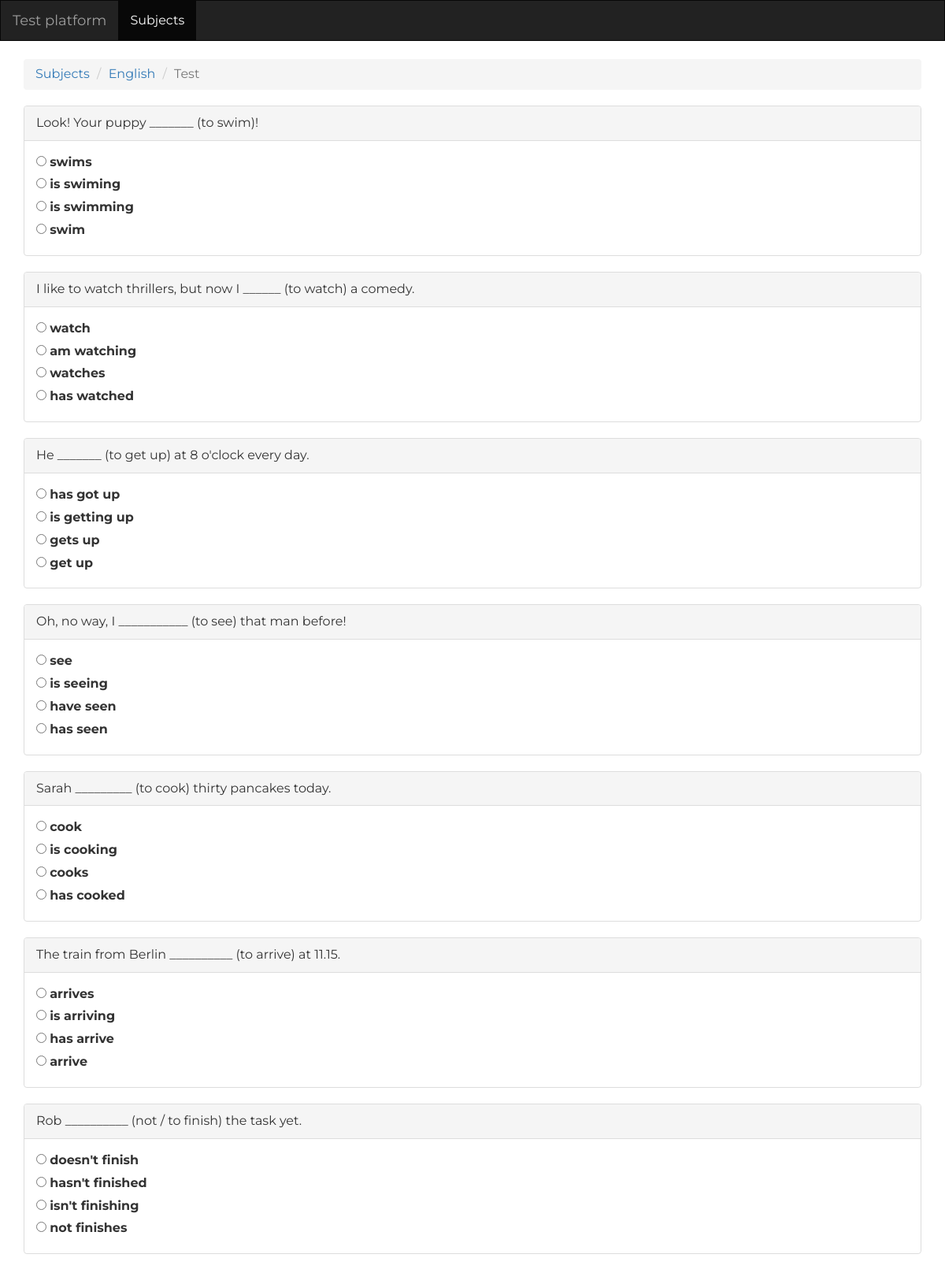
Screenshot of /subject/12/topic/188/test/ (upper part) with the database file from the repository.
### test_platform/models.py (models this page shows, shortened)
class Subject(models.Model):
    subject_name = models.CharField(max_length=100)
    description = models.CharField(max_length=500, default='', blank=True)

class Question(models.Model):
    question_text = models.CharField(max_length=1000)
    explanation = models.CharField(max_length=300, default='', blank=True)
    topic = models.ForeignKey(Topic, blank=True, null=True)
    subject = models.ForeignKey(Subject)

class Answer(models.Model):
    answer_text = models.CharField(max_length=300)
    question = models.ForeignKey(Question)
    is_right = models.BooleanField(default=False)

### test_platform/views.py (the view)
# urls.py: url(r'^subject/(?P<subject_id>[0-9]+)/topic/(?P<topic_id>[0-9]+)/test/$', views.topic_test_view, name='topic_test'),
def topic_test_view(request, subject_id, topic_id):
    all_question_of_subject_and_topic = Question.objects.filter(
        subject_id=subject_id,
        topic_id=topic_id,
    )
    if all_question_of_subject_and_topic.count() <= 0:
        return render(request, 'test_platform/subject/detail.html', {
            'error_message': "Sorry, but database doesn't have enough questions for this topic",
            'subject': Subject.objects.get(pk=subject_id),
            'title': "Test platform | Subject",
        })
    """ not more than 20 questions """
    if all_question_of_subject_and_topic.count() > 20:
        all_question_of_subject_and_topic = all_question_of_subject_and_topic.order_by('?')[:20]
    return render(request, 'test_platform/topic/test.html', {
        'questions': all_question_of_subject_and_topic,
        'subject': Subject.objects.get(pk=subject_id),
        'title': "Test platform | Topic test"
    })

### test_platform/templates/test_platform/topic/test.html (shortened to what this page needs)
{% extends "test_platform/base/base.html" %}
{% block content %}
    <div class="container">
        <div class="row">
            <div class="col-md-12">
                <br/>
                <ol class="breadcrumb">
                    <li><a href="{% url "test_platform:subject_list" %}">Subjects</a></li>
                    <li><a href="{% url "test_platform:subject" subject.id %}" >{{ subject.subject_name }}</a></li>
                    <li class="active">Test</li>
                </ol>
            {% if questions %}
                <form action="{% url 'test_platform:test' subject.id %}" method="POST" id="test_form">
                    {% for question in questions %}
                        <div class="panel panel-default">
                            <div class="panel-heading">
                                {{ question.question_text }}
                            </div>
                            <div class="panel-body">
                                {% for answer in question.answer_set.all %}
                                    <input type="radio" name="questionId_{{ question.id }}" id="question[answer{{ forloop.counter }}]" value="{{ answer.id }}">
                                    <label for="question[answer{{ forloop.counter }}]">{{ answer.answer_text }}</label><br/>
                                {% endfor %}
                            </div>
                        </div>
                    {% endfor %}
                </form>
            {% endif %}
            </div>
        </div>
    </div>
{% endblock %}

### test_platform/static/test_platform/css/style.css (style rules this page uses)
body { font-family: 'Montserrat', sans-serif; font-weight: 400; font-size: 16px; -webkit-font-smoothing: antialiased; -webkit-overflow-scrolling: touch; }
.panel { box-shadow: none; }

### rows the page displays
Subject: subject_name "English"
Question: question_text "Look! Your puppy _______ (to swim)!"
Answer: answer_text "swims"
Answer: answer_text "is swiming"
Answer: answer_text "is swimming"
Answer: answer_text "swim"
Question: question_text "I like to watch thrillers, but now I ______ (to watch) a comedy."
Answer: answer_text "watch"
Answer: answer_text "am watching"
Answer: answer_text "watches"
Answer: answer_text "has watched"
Question: question_text "He _______ (to get up) at 8 o'clock every day."
Answer: answer_text "has got up"
Answer: answer_text "is getting up"
Answer: answer_text "gets up"
Answer: answer_text "get up"
Question: question_text "Oh, no way, I ___________ (to see) that man before!"
Answer: answer_text "see"
Answer: answer_text "is seeing"
Answer: answer_text "have seen"
Answer: answer_text "has seen"
Question: question_text "Sarah _________ (to cook) thirty pancakes today."
Answer: answer_text "cook"
Answer: answer_text "is cooking"
Answer: answer_text "cooks"
Answer: answer_text "has cooked"
Question: question_text "The train from Berlin __________ (to arrive) at 11.15."
Answer: answer_text "arrives"
Answer: answer_text "is arriving"
Answer: answer_text "has arrive"
Answer: answer_text "arrive"
Question: question_text "Rob __________ (not / to finish) the task yet."
Answer: answer_text "doesn't finish"
Answer: answer_text "hasn't finished"
Answer: answer_text "isn't finishing"
Answer: answer_text "not finishes"
